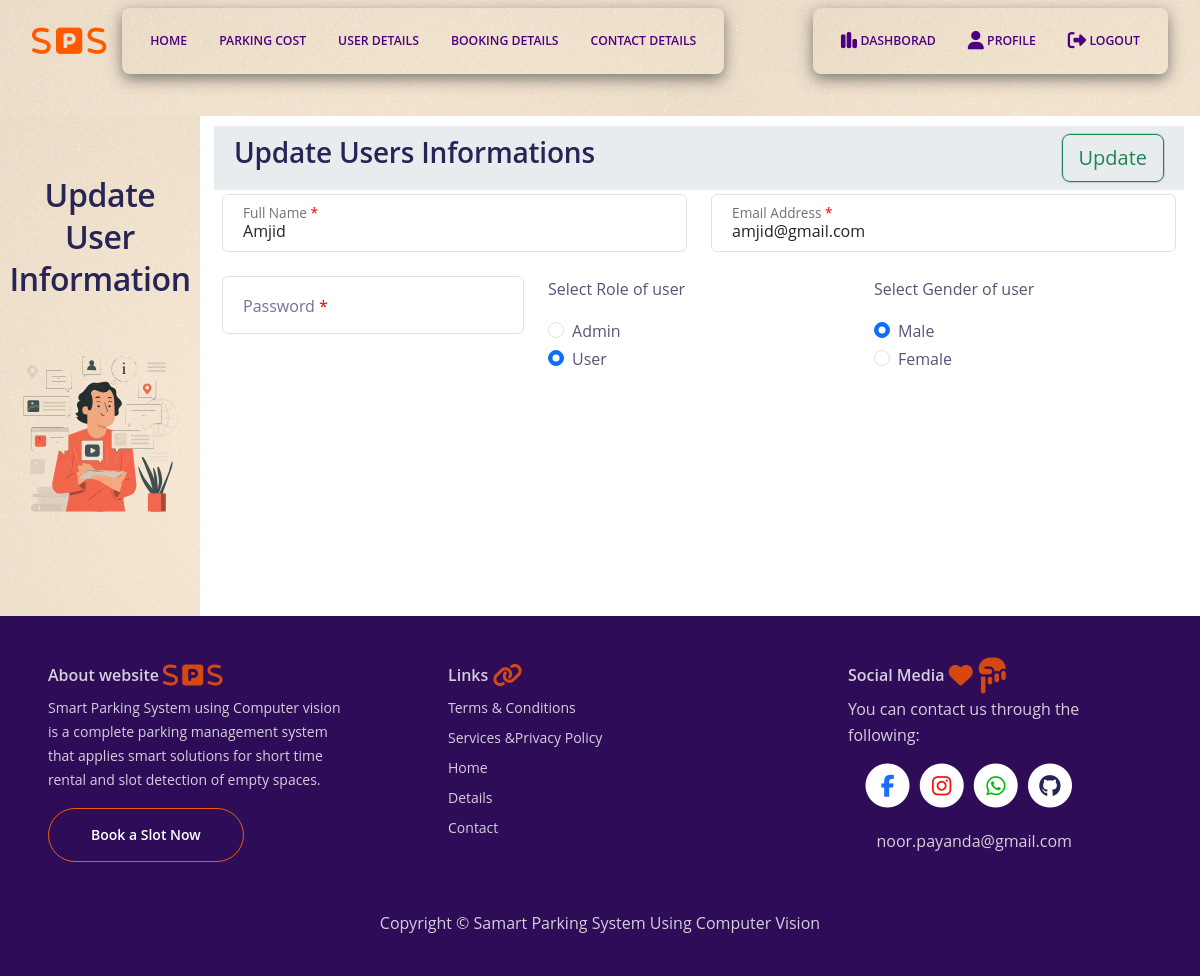
Screenshot of /update_user/2 (signed in) with the database file from the repository.
### app.py (models this page shows, shortened)
class Users(db.Model, UserMixin):
    id = Column(Integer, primary_key=True)
    name =Column(String(80), nullable=False)
    email = Column(String(120), unique=True, nullable=False) # it should be unique
    password = Column(String(128), nullable=False)
    phone_number = Column(String(15), nullable=True)
    gender = Column(String(10), nullable=True)
    date_of_birth = Column(Date, nullable=True)
    nationality = Column(String(), nullable=True)
    about = Column(Text, nullable=True)
    profile_picture  = Column(String(50), nullable=True)
    cover_photo  = Column(String(50), nullable=True)
    contacts = relationship('Contacts', backref='users')  # One-to-Many relationship with contacts
    bookings = relationship('Bookings', backref='users')  # One-to-Many relationship with Booking
    is_admin = Column(Boolean, default=False)  # Flag to distinguish user type

### app.py (the view)
@app.route('/update_user/<int:id>', methods=['GET','POST'])
@login_required
def update_user(id):
    user_to_update = Users.query.get_or_404(id)
    if request.method == 'POST':
        try:
            role = request.form.get("role")
            if role == 'admin':
                is_admin = True
            else:
                is_admin = False
            user_to_update.name = request.form.get("name")
            user_to_update.email =request.form.get("email")
            user_to_update.set_password(request.form.get("password"))
            user_to_update.is_admin = is_admin
            db.session.commit()
            flash("User Updated Successfully!!", category='success')
            return redirect(url_for('user_details'))
        except:
            flash("Woops There was a problem during user Updating try again", category='danger')
            return redirect(url_for('user_details'))
    else:
        return render_template('update_user.html', user=user_to_update)

### app.py (called while the page is built)
@login_manager.user_loader
def load_user(user_id):
    user = Users.query.get(int(user_id))
    return user

### templates/update_user.html (shortened to what this page needs)
{% if current_user.is_admin %}
{% extends "base2.html" %}
{% block left_title %}
<h2>Update User Information </h2>
{% endblock %}
{% block img %}
<img class="img-fluid" src="{{url_for('static', filename='images/details.svg')}}" id="left_icon">
{% endblock %}
{% block right_centent %}
<h3>Update Users Informations</h3>
{% endblock %}
{% block button %}
<button type="ubmit" class="btn btn-lg btn-outline-success my_shadow" form="update_user_form">
    Update
</button>
{% endblock %}
{% block table %}
<form action="{{url_for('update_user', id=user.id)}}" method="post" id="update_user_form">
    <div class="container">
        <div class="row">
            <div class="col">
                <div class="mb-4 form-floating">
                    <input type="text" class="form-control" id="name" name="name" placeholder="Full Name" required
                        value="{{user.name}}">
                    <label for="name">Full Name <span class="needed">*</span></label>
                </div>
            </div>
            <div class="col">
                <div class="mb-4 form-floating">
                    <input type="email" class="form-control" id="email" name="email" placeholder="Emaill Address"
                        required value="{{user.email}}">
                    <label for="email">Email Address <span class="needed">*</span></label>
                </div>
            </div>
        </div>
        <div class="row">
            <div class="col">
                <div class="mb-4 form-floating">
                    <input type="password" class="form-control" id="password" name="password" placeholder="Password"
                        required>
                    <label for="password">Password <span class="needed">*</span></label>
                </div>
            </div>
            <div class="col">
                <p>Select Role of user</p>
                <div class="form-check">
                    <input class="form-check-input" type="radio" value="admin" id="admin" name="role" >
                    <label class="form-check-label" for="admin">Admin</label>
                </div>
                <div class="form-check">
                    <input class="form-check-input" type="radio" value="user" id="user" name="role" {% if
                        user.is_admin==False %} checked{% endif %}>
                    <label class="form-check-label" for="user"> User</label>
                </div>
            </div>
            <div class="col">
                <p>Select Gender of user</p>
                <div class="form-check">
                    <input class="form-check-input" type="radio" value="Male" id="male" name="gender" {% if
                        user.gender=='Male' %} checked{% endif %}>
                    <label class="form-check-label" for="male">Male</label>
                </div>
                <div class="form-check">
                    <input class="form-check-input" type="radio" value="Female" id="female" name="gender" name="gender"
                        {% if user.gender=='Female' %} checked{% endif %}>
                    <label class="form-check-label" for="female">Female</label>
                </div>
            </div>
        </div>
    </div>
</form>
{% endblock %}
{% endif %}

### static/css/styles.css (style rules this page uses)
body, html { width: 100%; height: 100%; }
body, p { color: #565578; font: 400 1rem/1.625rem "Open Sans", sans-serif; }
h2 { color: #272556; font-weight: 600; font-size: 2rem; line-height: 2.625rem; letter-spacing: -0.4px; }
h3 { color: #272556; font-weight: 600; font-size: 1.75rem; line-height: 2.25rem; letter-spacing: -0.2px; }
.form-floating label { margin-left: 0.5rem; color: #72719b; }
.form-floating .form-control { padding-left: 1.25rem; }
.my_shadow { box-shadow: rgba(0, 0, 0, 0.02) 0px 1px 3px 0px, rgba(27, 31, 35, 0.15) 0px 0px 0px 1px; }
@media (min-width: 1200px) { .container { max-width: 1140px; } }

### templates/base2.html (style rules this page uses)
.needed { color: red; }
#left_icon { height: 250px; width: 250px; display: block; mix-blend-mode: multiply; }

### rows the page displays
Users: name "Amjid", email "amjid@gmail.com", is_admin "☐ Admin", is_admin "☑ User", gender "☑ Male", gender "☐ Female"
